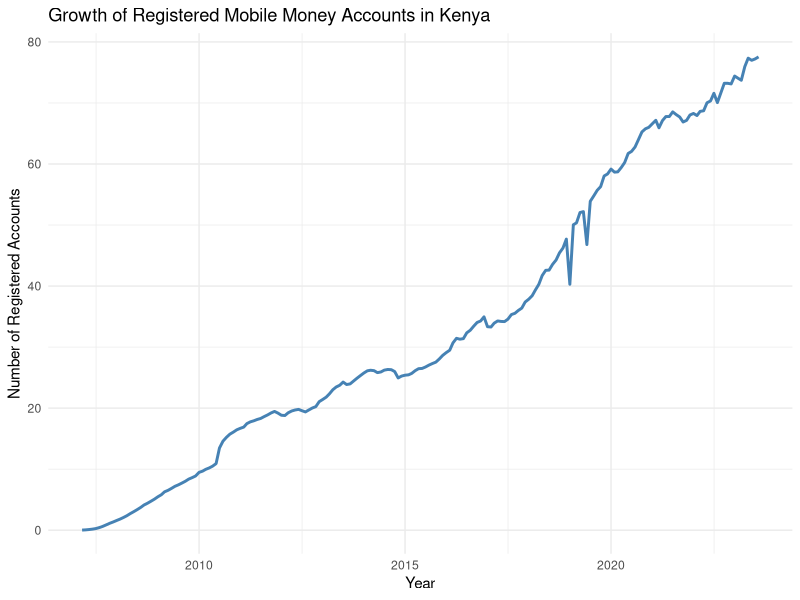
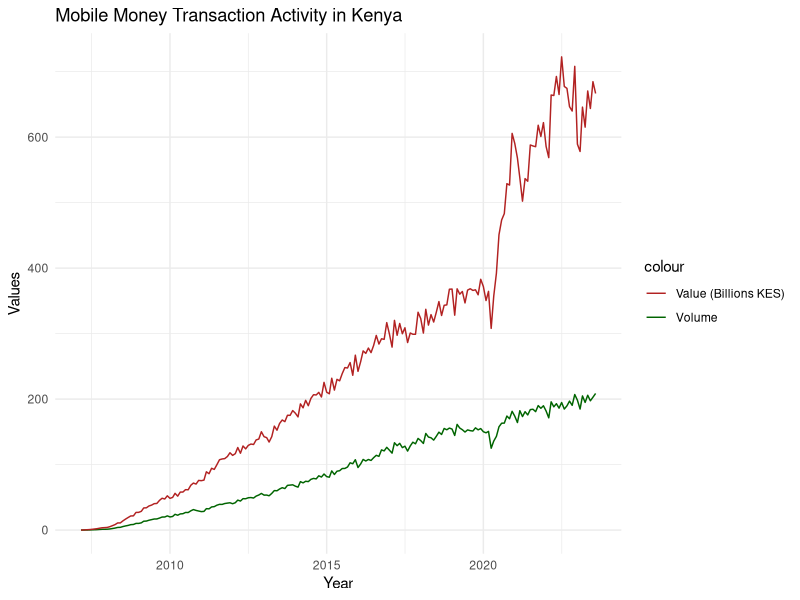
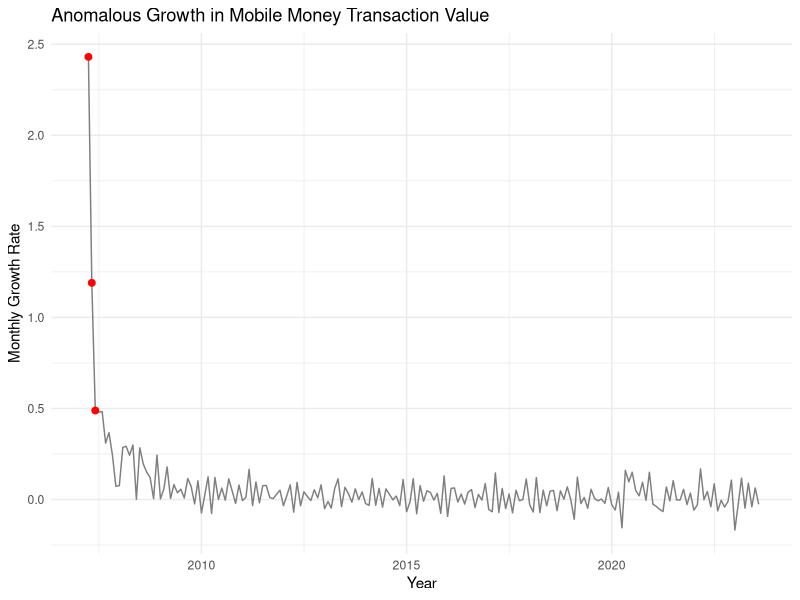

Source code (R) for these figures, in order:
## ---- chunk 1
knitr::opts_chunk$set(echo = TRUE)
## ---- chunk 2
library(tidyverse)
library(lubridate)

mobile_money <- read.csv("data/Mobile Payments.csv")

head(mobile_money)

str(mobile_money)

## ---- chunk 3
library(dplyr)
mobile_money <- mobile_money %>%
  mutate(date = ymd(paste(Year, Month, '01')),
         total_accounts=as.numeric(Total.Registered.Mobile.Money.Accounts..Millions.),
         volume=as.numeric(Total.Agent.Cash.in.Cash.Out..Volume.Million.),
         value=as.numeric(Total.Agent.Cash.in.Cash.Out..Value.KSh.billions.)
         )

# drop unnecessary columns
df <- select(mobile_money, date, total_accounts, volume, value, Active.Agents)

# descriptive statistics for the data
summary(df)
## ---- chunk 4
ggplot(df, aes(x = date, y = total_accounts)) + 
  geom_line(color='steelblue', linewidth = 1) + 
  labs(
    title = 'Growth of Registered Mobile Money Accounts in Kenya',
    x = 'Year',
    y = 'Number of Registered Accounts'
  ) +
  theme_minimal()
## ---- chunk 5

ggplot(df, aes(x = date)) + 
  geom_line(aes(y = volume, color = 'Volume')) + 
  geom_line(aes(y = value, color = 'Value (Billions KES)')) + 
  labs(
    title = 'Mobile Money Transaction Activity in Kenya',
    x = 'Year',
    y = 'Values'
  ) + 
  scale_color_manual(values = c('Volume' = 'darkgreen', 'Value (Billions KES)' = 'firebrick')) + 
  theme_minimal()
## ---- chunk 6
df <- df %>% 
  arrange(date) %>%
  mutate(
  value_growth = (value - lag(value)) / lag(value)
)

# create a threshold value 
threshold <- mean(df$value_growth, na.rm=TRUE) + 
              2 * sd(df$value_growth, na.rm=TRUE)
              
# detect anomalies
anomalies <- df %>%
  filter(value_growth > threshold)
  
anomalies %>% select(date, value_growth)
## ---- chunk 7
ggplot(df, aes(x = date, y = value_growth)) +
  geom_line(color = "gray50") +
  geom_point(data = anomalies, aes(x = date, y = value_growth), color = "red", size = 2) +
  labs(
    title = "Anomalous Growth in Mobile Money Transaction Value",
    y = "Monthly Growth Rate",
    x = "Year"
  ) +
  theme_minimal()
